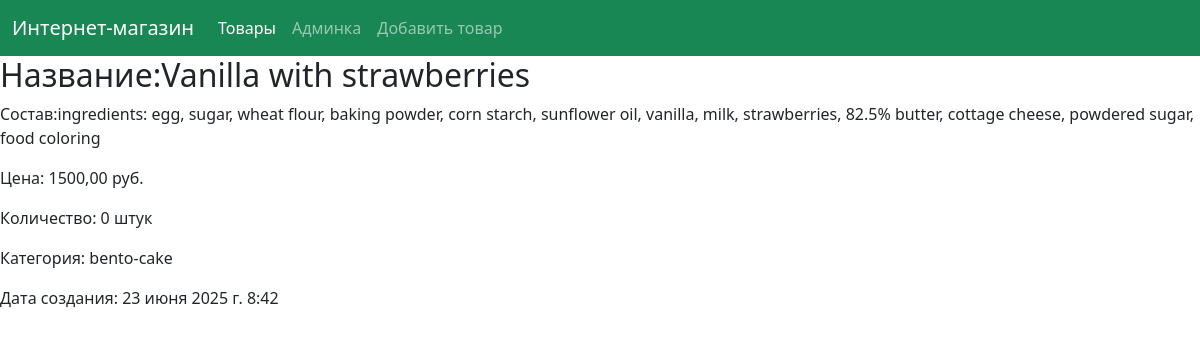
The app's page /product/4 with its own data.
### shop_app/models.py (models this page shows, shortened)
class Product(models.Model):
    name = models.CharField(max_length=200, verbose_name='Название товара', null=True)
    description = models.TextField(blank=True, verbose_name='Состав')
    price = models.DecimalField(max_digits=10, decimal_places=2, verbose_name='Цена')
    quantity = models.IntegerField(blank=True, default=0, verbose_name='Количество')
    created_at = models.DateTimeField(auto_now_add=True)
    category = models.ForeignKey(Category, on_delete=models.CASCADE, related_name='products')

class Category(models.Model):
    category_id = models.AutoField(primary_key=True)
    name = models.CharField(max_length=150, verbose_name='Название категории', default='', null=True)
    description = models.TextField(blank=True, verbose_name='Описание',)

### shop_app/views.py (the view)
# urls.py: path('product/<int:pk>', views.ProductDetailView.as_view(), name='product_detail'),
class ProductDetailView(DetailView):
    model = Product
    template_name = 'shop_app/product_detail.html'
    context_object_name = 'product'

### shop_app/templates/shop_app/product_detail.html
{% extends 'shop_app/base.html' %}
{% block content %}
<h2>Название:{{ product.name }}</h2>
<p>Состав:{{ product.description }}</p>
<p>Цена: {{ product.price }} руб.</p>
<p>Количество: {{ product.quantity }} штук</p>
<p>Категория: {{ product.category.name }}</p>
<p>Дата создания: {{ product.created_at }}</p>
{% endblock %}

### records on screen
Product: name "Vanilla with strawberries", description "ingredients: egg, sugar, wheat flour, baking powder, corn starch, sunflower oil, vanilla, milk, strawberries, 82.5% butter, cottage cheese, powdered sugar, food coloring", price "1500,00", quantity "0", category.name "bento-cake", created_at "23 июня 2025 г. 8:42"
